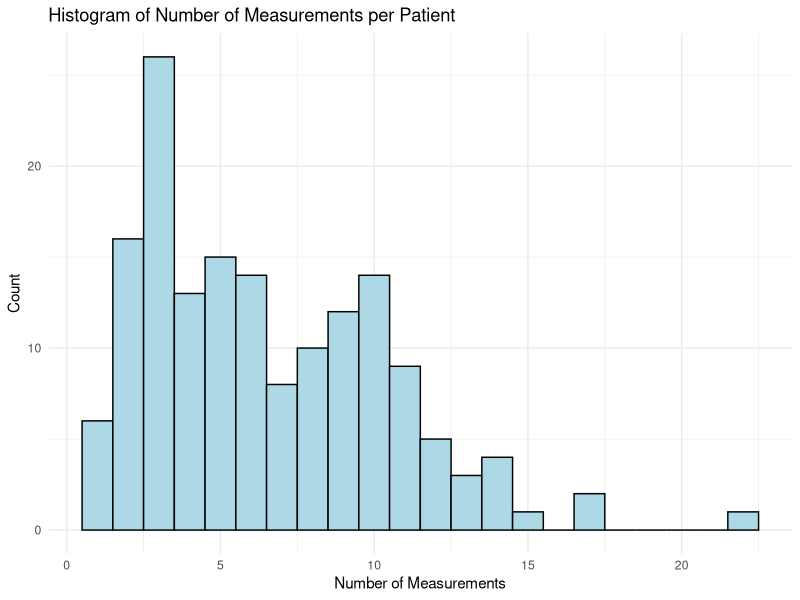
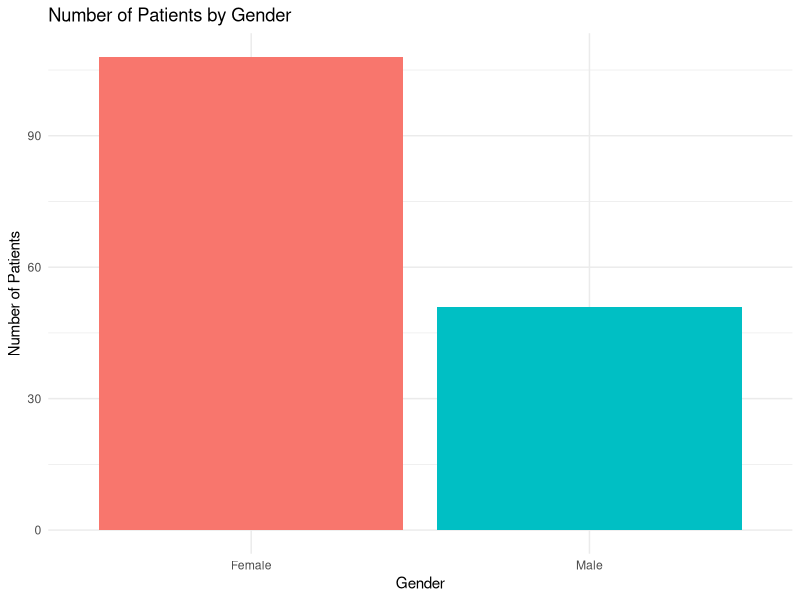
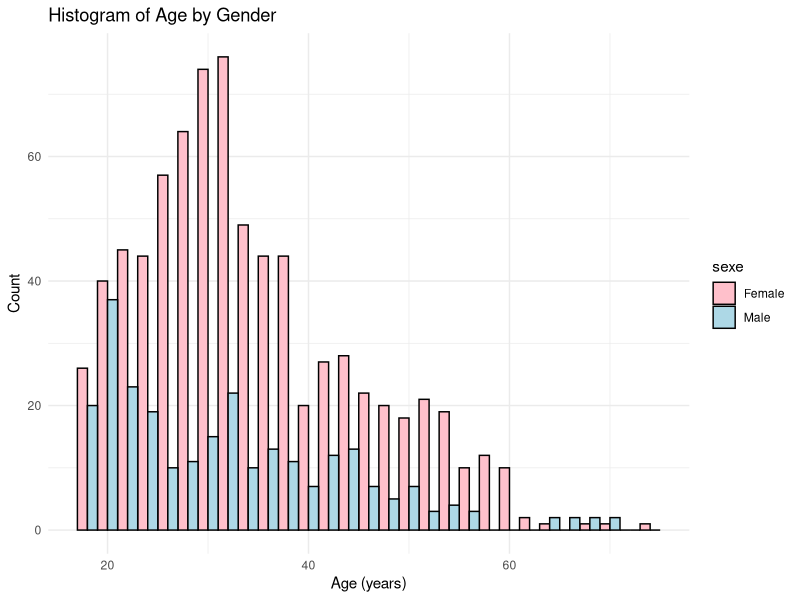
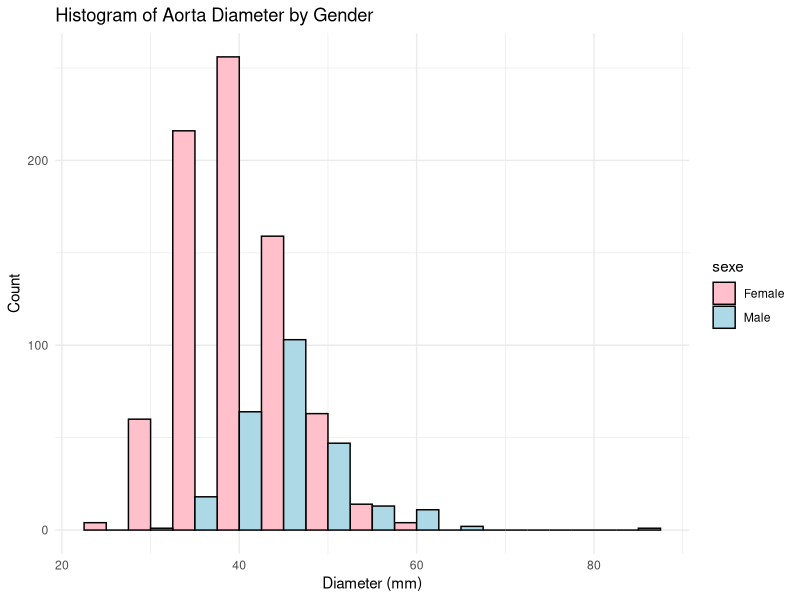
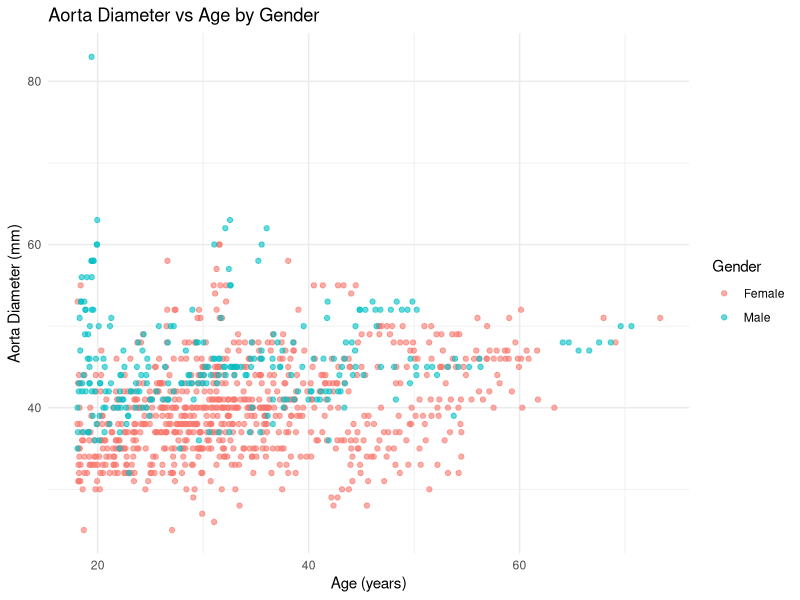

The R script that drew these images, in order: (Note: this script raises an error after producing the figures.)
## ---- chunk 1
knitr::opts_chunk$set(echo = TRUE)
## ---- chunk 2
# Load necessary packages
library(ggplot2)
library(lme4)
library(merTools)
library(dplyr)
## ---- chunk 3
marfan <- read.csv("marfan.csv")
## ---- chunk 4
marfan$sexe <- factor(marfan$sexe, levels = c(0, 1), labels = c("Female", "Male"))
head(marfan)
cat("The dataset contains", nrow(marfan), "observations of", ncol(marfan), "variables.\n")
str(marfan)
## ---- chunk 5
numeric_vars <- dplyr::select(marfan, age, diameter)
summary(numeric_vars)

descriptive_stats <- marfan %>%
  summarise(
    `Number of Patients` = n_distinct(patnr),
    `Total Measurements` = n(),
    `Age (Mean)` = mean(age),
    `Age (SD)` = sd(age),
    `Age (Min)` = min(age),
    `Age (Max)` = max(age),
    `Diameter (Mean)` = mean(diameter),
    `Diameter (SD)` = sd(diameter),
    `Diameter (Min)` = min(diameter),
    `Diameter (Max)` = max(diameter)
  )

descriptive_stats
## ---- chunk 6
# Descriptive statistics by gender
descriptive_by_gender <- marfan %>%
  group_by(sexe) %>%
  summarise(
    `Number of Patients` = n_distinct(patnr),
    `Total Measurements` = n(),
    `Age (Mean)` = mean(age),
    `Age (SD)` = sd(age),
    `Age (Min)` = min(age),
    `Age (Max)` = max(age),
    `Diameter (Mean)` = mean(diameter),
    `Diameter (SD)` = sd(diameter),
    `Diameter (Min)` = min(diameter),
    `Diameter (Max)` = max(diameter)
  )

descriptive_by_gender
## ---- chunk 7
# Number of measurements per patient
measurements_per_patient <- marfan %>%
  group_by(patnr) %>%
  summarise(`Number of Measurements` = n())

# Summary of measurements per patient
measurements_summary <- measurements_per_patient %>%
  summarise(
    `Patients` = n(),
    `Measurements (Mean)` = mean(`Number of Measurements`),
    `Measurements (SD)` = sd(`Number of Measurements`),
    `Measurements (Min)` = min(`Number of Measurements`),
    `Measurements (Max)` = max(`Number of Measurements`)
  )

measurements_summary

ggplot(measurements_per_patient, aes(x = `Number of Measurements`)) +
  geom_histogram(binwidth = 1, fill = "lightblue", color = "black") +
  labs(title = "Histogram of Number of Measurements per Patient",
       x = "Number of Measurements", y = "Count") +
  theme_minimal()

gender_distribution <- marfan %>%
  group_by(patnr) %>%
  summarise(sexe = first(sexe)) %>%
  count(sexe)

gender_distribution

ggplot(gender_distribution, aes(x = sexe, y = n, fill = sexe)) +
  geom_bar(stat = "identity") +
  labs(title = "Number of Patients by Gender",
       x = "Gender", y = "Number of Patients") +
  theme_minimal() +
  guides(fill = FALSE)

# Histograms of age and diameter by gender
ggplot(marfan, aes(x = age, fill = sexe)) +
  geom_histogram(binwidth = 2, position = "dodge", color = "black") +
  labs(title = "Histogram of Age by Gender", x = "Age (years)", y = "Count") +
  theme_minimal() +
  scale_fill_manual(values = c("Female" = "pink", "Male" = "lightblue"))

ggplot(marfan, aes(x = diameter, fill = sexe)) +
  geom_histogram(binwidth = 5, position = "dodge", color = "black") +
  labs(title = "Histogram of Aorta Diameter by Gender", x = "Diameter (mm)", y = "Count") +
  theme_minimal() +
  scale_fill_manual(values = c("Female" = "pink", "Male" = "lightblue"))

# Scatter plot of diameter vs age colored by gender
ggplot(marfan, aes(x = age, y = diameter, color = sexe)) +
  geom_point(alpha = 0.6) +
  labs(title = "Aorta Diameter vs Age by Gender",
       x = "Age (years)", y = "Aorta Diameter (mm)", color = "Gender") +
  theme_minimal()

# Correlation between age and diameter
correlation <- cor(marfan$age, marfan$diameter)
cat("Correlation between age and diameter:", round(correlation, 3), "\n")
## ---- chunk 8
# Fit a linear mixed-effects model with random intercepts
# model1 <- lmer(diameter ~ age + sexe + (1 | patnr), data = marfan, REML = FALSE)
summary(model1)
## ---- chunk 9
residuals <- residuals(model1)
fitted <- fitted(model1)

# Just plotting the residuals vs fitted values
ggplot(data.frame(fitted = fitted, residuals = residuals), aes(x = fitted, y = residuals)) +
  geom_point(alpha = 0.5) +
  geom_hline(yintercept = 0, color = "red") +
  labs(title = "Residuals vs Fitted Values",
       x = "Fitted Values", y = "Residuals") +
  theme_minimal()

# Q-Q plot of residuals
qqnorm(residuals)
qqline(residuals, col = "red")

# Histogram of residuals
ggplot(data.frame(residuals = residuals), aes(x = residuals)) +
  geom_histogram(binwidth = 2, fill = "lightblue", color = "black") +
  labs(title = "Histogram of Residuals", x = "Residuals", y = "Frequency") +
  theme_minimal()

## ---- chunk 10
# new data frame with ages from 20 to 50
newdata <- expand.grid(age = seq(20, 50, by = 1),
                       sexe = factor(c("Female", "Male"), levels = levels(marfan$sexe)))

# Include a dummy 'patnr' for new patients, had some error without this one.
# This is a lazy fix, have to look at this later.
newdata$patnr <- 9999

# Predict diameter for new patients using fixed effects only
newdata$pred_diameter <- predict(model1, newdata, re.form = NA)

# CI:s manually, had an error using predictInterval() -> not finding some parameters
# Didn't want to waste time so just opted for manual approach

# the model matrix for new data
X_new <- model.matrix(~ age + sexe, data = newdata)
fixed_effects <- fixef(model1)
vcov_matrix <- vcov(model1)

# SE
newdata$se_fit <- sqrt(diag(X_new %*% vcov_matrix %*% t(X_new)))

# CI
newdata$pred_lower <- newdata$pred_diameter - 1.96 * newdata$se_fit
newdata$pred_upper <- newdata$pred_diameter + 1.96 * newdata$se_fit

ggplot(newdata, aes(x = age, y = pred_diameter, color = sexe, fill = sexe)) +
  geom_line(size = 1) +
  geom_ribbon(aes(ymin = pred_lower, ymax = pred_upper), alpha = 0.2, color = NA) +
  labs(title = "Expected Aorta Diameter for New Patients",
       x = "Age (years)", y = "Aorta Diameter (mm)",
       color = "Gender", fill = "Gender") +
  theme_minimal()
## ---- chunk 11
# For each patient, get the last measurement
last_measurements <- marfan %>%
  group_by(patnr) %>%
  filter(age == max(age)) %>%
  ungroup()

# Creating new data with age one year later
last_measurements$age_plus_one <- last_measurements$age + 1

# Preparing data for prediction
predict_data <- last_measurements %>%
  dplyr::select(patnr, sexe, age_plus_one) %>%
  dplyr::rename(age = age_plus_one)

# Predict including random effects (conditional predictions)
predictions_current <- predictInterval(model1, predict_data, level = 0.95,
                                       n.sims = 1000, stat = "mean",
                                       which = "full",
                                       include.resid.var = TRUE)


predict_data$pred_diameter <- predictions_current$fit
predict_data$pred_lower <- predictions_current$lwr
predict_data$pred_upper <- predictions_current$upr

plot_data <- last_measurements %>%
  dplyr::select(patnr, age, sexe, diameter) %>%
  dplyr::rename(original_age = age, original_diameter = diameter) %>%
  dplyr::left_join(predict_data %>% dplyr::select(patnr, sexe, age, pred_diameter, pred_lower, pred_upper), by = "patnr")

# The data had two sexe columns (.x and .y) Just wanted this to work so -> clean up plot_data to retain only one `sexe` column. Should look into this one as well.
plot_data <- plot_data %>%
  dplyr::mutate(sexe = coalesce(sexe.x, sexe.y)) %>%
  dplyr::select(-sexe.x, -sexe.y)


# Here we plot the original data and the prediction of "one year later" and connecting them with line. I think it's cool but a bit messy. Oh well ¯\_(ツ)_/¯
ggplot(plot_data) +
  # Lines connecting original and predicted points
  geom_segment(aes(x = original_age, y = original_diameter, 
                   xend = age, yend = pred_diameter, color = sexe, group = patnr),
               size = 0.5) +
  # Original data points
  geom_point(aes(x = original_age, y = original_diameter, color = sexe), shape = 16, size = 2) +
  # Predicted data points one year later
  geom_point(aes(x = age, y = pred_diameter, color = sexe), shape = 17, size = 2) +
  # Error bars for predicted data points
  geom_errorbar(aes(x = age, ymin = pred_lower, ymax = pred_upper, color = sexe), width = 0.2) +
  labs(title = "Original and Predicted Aorta Diameter One Year Later for Each Patient",
       x = "Age (years)", y = "Aorta Diameter (mm)", color = "Gender") +
  theme_minimal()
